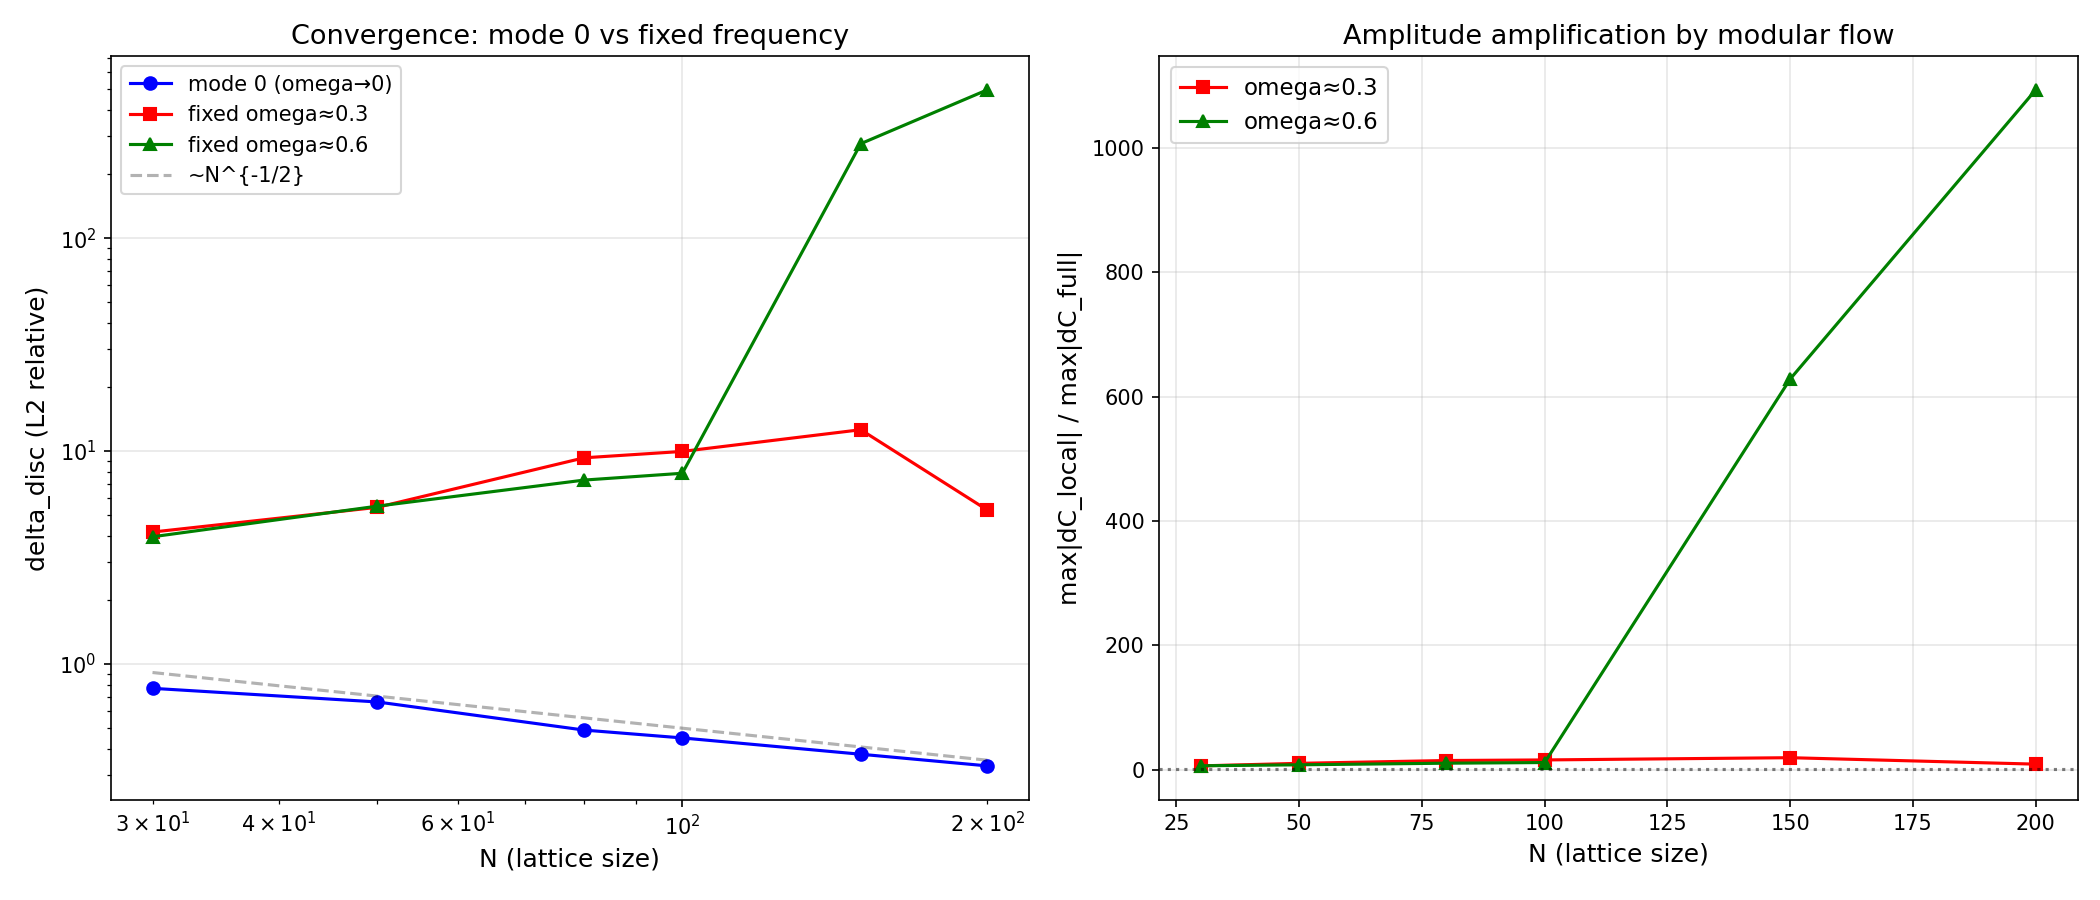

Source code (Python):
#!/usr/bin/env python3
"""
Convergence with FIXED physical frequency.

Previous convergence used mode 0 (omega → 0 as N → ∞), which made
delta_C_full approach a constant, artificially reducing the L2 discrepancy.

This test uses a mode with omega ≈ 0.3 for all N values, keeping the
physical frequency fixed as we take N → ∞.
"""

import numpy as np
from scipy.linalg import expm, eigh
import matplotlib
matplotlib.use('Agg')
import matplotlib.pyplot as plt
import os

from state_dependence_analysis import (
    build_lattice, vacuum_correlations, restrict, compute_modular_hamiltonian,
    modular_correlator, full_correlator_vacuum, full_correlator_excited, l2_rel
)


def find_mode_near_freq(omega, target_omega):
    """Find the mode index closest to the target frequency."""
    return int(np.argmin(np.abs(omega - target_omega)))


def run_fixed_freq_convergence(target_omega=0.3, tau_max=50.0, n_tau=2000):
    """Run convergence study with a fixed physical frequency."""

    N_values = [30, 50, 80, 100, 150, 200]
    probe_offset = 2  # near-boundary

    results = []

    print(f"\n{'='*80}")
    print(f"  FIXED-FREQUENCY CONVERGENCE: target omega = {target_omega}")
    print(f"{'='*80}")
    print(f"{'N':>5} | {'mode':>5} | {'omega':>8} | {'disc_vac':>10} | {'disc_exc':>10} | {'delta_disc':>11} | {'delta_linf':>11} | {'max|dC_l|':>10} | {'max|dC_f|':>10}")
    print(f"{'-'*95}")

    tau_array = np.linspace(0, tau_max, n_tau)

    for N in N_values:
        start = N // 2
        n_R = N - start
        omega, U, K_mat = build_lattice(N)

        mode_idx = find_mode_near_freq(omega, target_omega)
        actual_omega = omega[mode_idx]

        # Vacuum
        X_full, P_full = vacuum_correlations(omega, U)
        X_R_vac = restrict(X_full, start, n_R)
        P_R_vac = restrict(P_full, start, n_R)
        h_phi_vac, h_pi_vac, _, _ = compute_modular_hamiltonian(X_R_vac, P_R_vac)

        # Excited
        u_m = U[:, mode_idx]
        X_R_exc = restrict(X_full + np.outer(u_m, u_m)/actual_omega, start, n_R)
        P_R_exc = restrict(P_full + np.outer(u_m, u_m)*actual_omega, start, n_R)
        h_phi_exc, h_pi_exc, _, _ = compute_modular_hamiltonian(X_R_exc, P_R_exc)

        probe = min(probe_offset, n_R - 1)
        p_global = start + probe

        C_loc_vac = modular_correlator(h_phi_vac, h_pi_vac, X_R_vac, probe, tau_array)
        C_full_vac = full_correlator_vacuum(omega, U, p_global, tau_array)
        C_loc_exc = modular_correlator(h_phi_exc, h_pi_exc, X_R_exc, probe, tau_array)
        C_full_exc = full_correlator_excited(omega, U, p_global, mode_idx, tau_array)

        dC_loc = C_loc_exc - C_loc_vac
        dC_full = C_full_exc - C_full_vac

        disc_vac = l2_rel(C_loc_vac, C_full_vac)
        disc_exc = l2_rel(C_loc_exc, C_full_exc)
        dd_l2 = l2_rel(dC_loc, dC_full)

        # Linf relative
        dd_linf = np.max(np.abs(dC_loc - dC_full)) / np.max(np.abs(dC_full)) if np.max(np.abs(dC_full)) > 1e-15 else float('inf')

        max_dC_loc = np.max(np.abs(dC_loc))
        max_dC_full = np.max(np.abs(dC_full))

        results.append({
            'N': N, 'mode_idx': mode_idx, 'omega': actual_omega,
            'disc_vac': disc_vac, 'disc_exc': disc_exc,
            'dd_l2': dd_l2, 'dd_linf': dd_linf,
            'max_dC_loc': max_dC_loc, 'max_dC_full': max_dC_full,
            'dC_loc': dC_loc, 'dC_full': dC_full,
            'tau': tau_array,
        })

        print(f"{N:>5} | {mode_idx:>5} | {actual_omega:>8.4f} | {disc_vac:>10.4f} | {disc_exc:>10.4f} | {dd_l2:>11.4f} | {dd_linf:>11.4f} | {max_dC_loc:>10.4f} | {max_dC_full:>10.4f}")

    # Power law fit
    N_arr = np.array([r['N'] for r in results])
    dd_arr = np.array([r['dd_l2'] for r in results])
    valid = (dd_arr > 0) & np.isfinite(dd_arr)
    if np.sum(valid) >= 3:
        b, log_a = np.polyfit(np.log(N_arr[valid]), np.log(dd_arr[valid]), 1)
        print(f"\nPower law fit: delta_disc ~ {np.exp(log_a):.3f} * N^({b:.3f})")

    # Also check if delta_disc is converging to 0 or to a constant
    if len(results) >= 3:
        last3 = [r['dd_l2'] for r in results[-3:]]
        print(f"Last 3 values: {[f'{v:.4f}' for v in last3]}")
        variation = (max(last3) - min(last3)) / np.mean(last3)
        print(f"Variation in last 3: {variation:.2%}")
        if variation < 0.1:
            print("  -> PLATEAU: delta_disc appears to converge to a NONZERO value")
        else:
            print("  -> STILL CHANGING: delta_disc may converge to 0 or to a nonzero value")

    return results


def compare_convergence_modes(output_dir):
    """Compare convergence for mode 0 (omega→0) vs fixed omega."""

    # Mode 0 convergence
    print("\n\n=== MODE 0 (omega → 0 as N → ∞) ===")
    from state_dependence_analysis import analyze_N
    mode0_results = {}
    for N in [30, 50, 80, 100, 150, 200]:
        r = analyze_N(N, mode_idx=0, tau_max=15.0)
        p = r['probes'][sorted(r['probes'].keys())[1]]
        mode0_results[N] = p['delta_disc_l2']
        print(f"  N={N}: delta_disc = {p['delta_disc_l2']:.4f}, omega_m = {r['omega_m']:.4f}")

    # Fixed omega convergence (already computed above)
    print("\n=== FIXED OMEGA ≈ 0.3 ===")
    fixed_results = run_fixed_freq_convergence(target_omega=0.3)

    # Also test omega ≈ 0.6
    print("\n=== FIXED OMEGA ≈ 0.6 ===")
    fixed_results_06 = run_fixed_freq_convergence(target_omega=0.6)

    # Plot comparison
    fig, axes = plt.subplots(1, 2, figsize=(14, 6))

    # Panel 1: delta_disc vs N
    ax = axes[0]
    N_m0 = sorted(mode0_results.keys())
    ax.loglog(N_m0, [mode0_results[n] for n in N_m0], 'bo-', label='mode 0 (omega→0)', markersize=6)
    N_f = [r['N'] for r in fixed_results]
    ax.loglog(N_f, [r['dd_l2'] for r in fixed_results], 'rs-', label='fixed omega≈0.3', markersize=6)
    N_f2 = [r['N'] for r in fixed_results_06]
    ax.loglog(N_f2, [r['dd_l2'] for r in fixed_results_06], 'g^-', label='fixed omega≈0.6', markersize=6)
    ax.set_xlabel('N (lattice size)', fontsize=12)
    ax.set_ylabel('delta_disc (L2 relative)', fontsize=12)
    ax.set_title('Convergence: mode 0 vs fixed frequency', fontsize=13)
    ax.legend(fontsize=11)
    ax.grid(True, alpha=0.3)

    # Reference lines
    N_ref = np.array([30, 200])
    ax.loglog(N_ref, 5.0*N_ref**(-0.5), 'k--', alpha=0.3, label='~N^{-1/2}')
    ax.legend(fontsize=10)

    # Panel 2: amplitude ratio
    ax = axes[1]
    ratios_f = [r['max_dC_loc']/r['max_dC_full'] for r in fixed_results if r['max_dC_full'] > 1e-10]
    ratios_f2 = [r['max_dC_loc']/r['max_dC_full'] for r in fixed_results_06 if r['max_dC_full'] > 1e-10]
    ax.plot(N_f[:len(ratios_f)], ratios_f, 'rs-', label='omega≈0.3', markersize=6)
    ax.plot(N_f2[:len(ratios_f2)], ratios_f2, 'g^-', label='omega≈0.6', markersize=6)
    ax.axhline(1.0, color='k', linestyle=':', alpha=0.5)
    ax.set_xlabel('N (lattice size)', fontsize=12)
    ax.set_ylabel('max|dC_local| / max|dC_full|', fontsize=12)
    ax.set_title('Amplitude amplification by modular flow', fontsize=13)
    ax.legend(fontsize=11)
    ax.grid(True, alpha=0.3)

    plt.tight_layout()
    plt.savefig(f'{output_dir}/fixed_freq_convergence.png', dpi=150)
    plt.close()
    print(f"\nPlot saved to {output_dir}/fixed_freq_convergence.png")


if __name__ == '__main__':
    output_dir = os.path.dirname(os.path.abspath(__file__))
    os.chdir(output_dir)
    compare_convergence_modes(output_dir)
